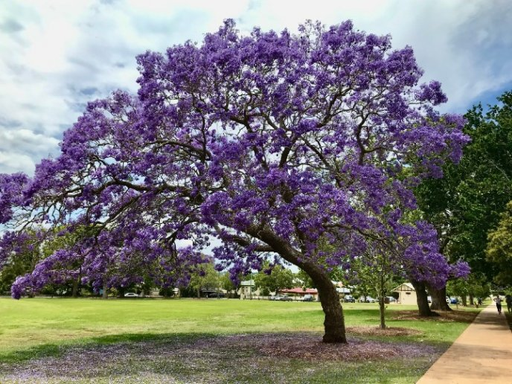
%> input picture cpp proyects/jacaranda.jpg (cropped and resized to the size of MATLAB's example picture), 512 x 384 px, given in place of peppers.png, which was not available
$ octave P9.m   (GNU Octave 9; MATLAB toolbox functions it lacks are replaced by stand-ins)
%> lines starting %> are read from the running program, lines starting %| are printed output that depends on the picture; pictures that were not available may be replaced by others from this repository, and a replacement may not be noted
### Versions/Categorizar.m
function Tipo_Categoria = Categorizar(Tipo_Categoria, Valor_Obtenido)
    if Valor_Obtenido == 0
        Tipo_Categoria = 0;

    elseif Valor_Obtenido == -1 || Valor_Obtenido == 1
        Tipo_Categoria = 1;

    elseif (Valor_Obtenido >= -3 && Valor_Obtenido <= -2) || (Valor_Obtenido >= 2 && Valor_Obtenido <= 3)
        Tipo_Categoria = 2;

    elseif (Valor_Obtenido >= -7 && Valor_Obtenido <= -4) || (Valor_Obtenido >= 4 && Valor_Obtenido <= 7)
        Tipo_Categoria = 3;

    elseif (Valor_Obtenido >= -15 && Valor_Obtenido <= -8) || (Valor_Obtenido >= 8 && Valor_Obtenido <= 15)
        Tipo_Categoria = 4;

    elseif (Valor_Obtenido >= -31 && Valor_Obtenido <= -16) || (Valor_Obtenido >= 16 && Valor_Obtenido <= 31)
        Tipo_Categoria = 5;

    elseif (Valor_Obtenido >= -63 && Valor_Obtenido <= -32) || (Valor_Obtenido >= 32 && Valor_Obtenido <= 63)
        Tipo_Categoria = 6;

    elseif (Valor_Obtenido >= -127 && Valor_Obtenido <= -64) || (Valor_Obtenido >= 64 && Valor_Obtenido <= 127)
        Tipo_Categoria = 7;

    elseif (Valor_Obtenido >= -255 && Valor_Obtenido <= -128) || (Valor_Obtenido >= 128 && Valor_Obtenido <= 255)
        Tipo_Categoria = 8;

    elseif (Valor_Obtenido >= -511 && Valor_Obtenido <= -256) || (Valor_Obtenido >= 256 && Valor_Obtenido <= 511)
        Tipo_Categoria = 9;

    elseif  (Valor_Obtenido >= -1023 && Valor_Obtenido <= -512) || (Valor_Obtenido >= 512 && Valor_Obtenido <= 1023)
        Tipo_Categoria = 10;

    elseif  (Valor_Obtenido >= -2047 && Valor_Obtenido <= -1024) || (Valor_Obtenido >= 1024 && Valor_Obtenido <= 2047)
        Tipo_Categoria = 11;

    elseif (Valor_Obtenido >= -4095 && Valor_Obtenido <= -2048) || (Valor_Obtenido >= 2048 && Valor_Obtenido <= 4095)
        Tipo_Categoria = 12;

    elseif (Valor_Obtenido >= -8191 && Valor_Obtenido <= -4096) || (Valor_Obtenido >= 4096 && Valor_Obtenido <= 8191)
        Tipo_Categoria = 13;

    elseif (Valor_Obtenido >= -16383 && Valor_Obtenido <= -8192) || (Valor_Obtenido >= 8192 && Valor_Obtenido <= 16383)
        Tipo_Categoria = 14;
    end

    % [46 lines of commented-out code are left out]
end

### Versions/P9.m
%   PARTE UNO: Funciones principales (ingresar imagen, generando variables importantes)
Imagen = imread('peppers.png');
%> Imagen is the input picture: size 384x512x3 uint8; mean R, G, B 122.9, 121, 120.2
Cuantificador = ...
[
    16 11 10 16 24  40  51  61;
    12 12 14 19 26  58  60  55;
    14 13 16 24 40  57  69  56;
    14 17 22 29 51  87  80  62;
    18 22 37 56 68  109 103 77;
    24 35 55 64 81  104 113 92;
    49 64 78 87 103 121 120 101;
    72 92 95 98 112 100 103 99
];

Tabla_Uno = table...
( ...
    [0; 1; 2; 3; 4; 5; 6; 7; 8; 9; 10; 11; 12; 13; 14], ... %15
    {'010'; '011'; '100'; '00'; '101'; '110'; '1110'; '11110'; '111110'; '1111110'; '11111110'; '111111110'; '1111111110'; '11111111110'; '111111111110'}, ...
    [3; 4; 5; 5; 7; 8; 10; 12; 14; 16; 18; 20; 22; 24; 26], ...
    'VariableNames', ...
    {'Categoria', 'Codigo base', 'Longitud'} ...
);

Categoria =...
[
    1; 2; 3; 4; 5; 6; 7; 8; 9; 10;
    1; 2; 3; 4; 5; 6; 7; 8; 9; 10;
    1; 2; 3; 4; 5; 6; 7; 8; 9; 10;
    1; 2; 3; 4; 5; 6; 7; 8; 9; 10;
    1; 2; 3; 4; 5; 6; 7; 8; 9; 10;
    1; 2; 3; 4; 5; 6; 7; 8; 9; 10;
    1; 2; 3; 4; 5; 6; 7; 8; 9; 10;
    1; 2; 3; 4; 5; 6; 7; 8; 9; 10;
    1; 2; 3; 4; 5; 6; 7; 8; 9; 10;
    1; 2; 3; 4; 5; 6; 7; 8; 9; 10;
    1; 2; 3; 4; 5; 6; 7; 8; 9; 10;
    1; 2; 3; 4; 5; 6; 7; 8; 9; 10;
    1; 2; 3; 4; 5; 6; 7; 8; 9; 10;
    % 1; 2; 3; 4; 5; 6; 7; 8; 9; 10;
    % 1; 2; 3; 4; 5; 6; 7; 8; 9; 10;
    % 0; 1; 2; 3; 4; 5; 6; 7; 8; 9; 10;
];

Tabla_Dos = table...
( ...
    [ ...
        0; 0; 0; 0; 0; 0; 0; 0; 0; 0; ...
        1; 1; 1; 1; 1; 1; 1; 1; 1; 1; ...
        2; 2; 2; 2; 2; 2; 2; 2; 2; 2; ...
        3; 3; 3; 3; 3; 3; 3; 3; 3; 3; ...
        4; 4; 4; 4; 4; 4; 4; 4; 4; 4; ...
        5; 5; 5; 5; 5; 5; 5; 5; 5; 5; ...
        6; 6; 6; 6; 6; 6; 6; 6; 6; 6; ...
        7; 7; 7; 7; 7; 7; 7; 7; 7; 7; ...
        8; 8; 8; 8; 8; 8; 8; 8; 8; 8; ...
        9; 9; 9; 9; 9; 9; 9; 9; 9; 9; ...
        10; 10; 10; 10; 10; 10; 10; 10; 10; 10; ...
        11; 11; 11; 11; 11; 11; 11; 11; 11; 11; ...
        12; 12; 12; 12; 12; 12; 12; 12; 12; 12; ...
        % 13; 13; 13; 13; 13; 13; 13; 13; 13; 13; ...
        % 14; 14; 14; 14; 14; 14; 14; 14; 14; 14; ...
        % 15; 15; 15; 15; 15; 15; 15; 15; 15; 15; 15; ...
    ], ...
    Categoria, ...
    { ...
        '00';'01';'100';'1011';'11010';'111000';'1111000';'1111110110';'1111111110000010';'1111111110000011'; ...
        '1100';'111001';'1111001';'111110110';'11111110110';'1111111110000100';'1111111110000101';'1111111110000110';'1111111110000111';'1111111110001000'; ...
        '11011';'11111000';'1111110111';'1111111110001001';'1111111110001010';'1111111110001011';'1111111110001100';'1111111110001101';'1111111110001110';'1111111110001111'; ...
        '111010';'111110111';'11111110111';'1111111110010000';'1111111110010001'; '1111111110010010';'1111111110010011';'1111111110010100';'1111111110010101';'1111111110010110'; ...
        '111011';'1111111000';'1111111110010111';'1111111110011000';'1111111110011001';'1111111110011010';'1111111110011011';'1111111110011100';'1111111110011101'; '1111111110011110';
        '1111010'; '1111111001'; '1111111110011111'; '1111111110100000'; '1111111110100001'; '1111111110100010'; '1111111110100011'; '1111111110100100'; '1111111110100101'; '1111111110100110';...
        '1111011'; '11111111000'; '1111111110100111'; '1111111110101000'; '1111111110101001'; '1111111110101010'; '1111111110101011'; '1111111110101100'; '1111111110101101'; '1111111110101110';...
        '11111001'; '11111111001'; '1111111110101111'; '1111111110110000'; '1111111110110001'; '1111111110110010'; '1111111110110011'; '1111111110110100'; '1111111110110101'; '1111111110110110';...
        '11111010'; '111111111000000'; '1111111110110111'; '1111111110111000'; '1111111110111001'; '1111111110111010'; '1111111110111011'; '1111111110111100'; '1111111110111101'; '1111111110111110'; ...
        '111111000'; '1111111110111111'; '1111111111000000'; '1111111111000001'; '1111111111000010'; '1111111111000011'; '1111111111000100'; '1111111111000101'; '1111111111000110'; '1111111111000111'; ...
        '111111001'; '1111111111001000'; '1111111111001001'; '1111111111001010'; '1111111111001011'; '1111111111001100'; '1111111111001101'; '1111111111001110'; '1111111111001111'; '1111111111010000'; ...
        '111111010'; '1111111111010001'; '1111111111010010'; '1111111111010011'; '1111111111010100'; '1111111111010101'; '1111111111010110'; '1111111111010111'; '1111111111011000'; '1111111111011001'; ...
        '1111111010'; '1111111111011010'; '1111111111011011'; '1111111111011100'; '1111111111011101'; '1111111111011110'; '1111111111011111'; '1111111111100000'; '1111111111100001'; '1111111111100010' ...
        %'11111111010'; '1111111111100011'; '1111111111100100'; '1111111111100101'; '1111111111100110'; '1111111111100111'; '1111111111101000'; '1111111111101001'; '1111111111101010'; '1111111111101011'; ...
        %'111111110110'; '1111111111101100'; '1111111111101101'; '1111111111101110'; '1111111111101111'; '1111111111110000'; '1111111111110001'; '1111111111110010'; '1111111111110011'; '1111111111110100'; ...
        %'111111110111'; '1111111111110101'; '1111111111110110'; '1111111111110111'; '1111111111111000'; '1111111111111001'; '1111111111111010'; '1111111111111011'; '1111111111111100'; '1111111111111101'; '1111111111111110' ...
    }, ...
    [ ...
        3; 4; 6; 8; 10; 12; 14; 18; 25; 26; ...
        5; 8; 10; 13; 16; 22; 23; 24; 25; 26; ...
        6; 10; 13; 20; 21; 22; 23; 24; 25; 26; ...
        7; 11; 14; 20; 21; 22; 23; 24; 25; 26; ...
        7; 12; 19; 20; 21; 22; 23; 24; 25; 26; ...
        8; 12; 19; 20; 21; 22; 23; 24; 25; 26; ...
        8; 13; 19; 20; 21; 22; 23; 24; 25; 26; ...
        9; 13; 19; 20; 21; 22; 23; 24; 25; 26; ...
        9; 17; 19; 20; 21; 22; 23; 24; 25; 26; ...
        10; 18; 19; 20; 21; 22; 23; 24; 25; 26; ...
        10; 18; 19; 20; 21; 22; 23; 24; 25; 26; ...
        10; 18; 19; 20; 21; 22; 23; 24; 25; 26; ...
        11; 18; 19; 20; 21; 22; 23; 24; 25; 26; ...
    ],...
    'VariableNames', ...
    {'Run', 'Categoria','Codigo base','Longitud'} ...
);


    % 8; 12; 19; 20; 21; 22; 23; 24; 25; 26; ...
    % 8; 13; 19; 20; 21; 22; 23; 24; 25; 26; ...
    % 9; 13; 19; 20; 21; 22; 23; 24; 25; 26], ...

Imagen_Gris = rgb2gray(Imagen);
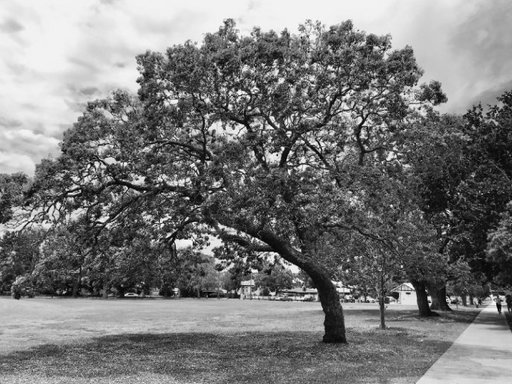
%> Imagen_Gris: size 384x512 uint8; min 0, max 255, mean 121.5
[Filas, Columnas] = size(Imagen_Gris);
%> Filas = 384; Columnas = 512

Imagen_Gris = Imagen_Gris - 128;
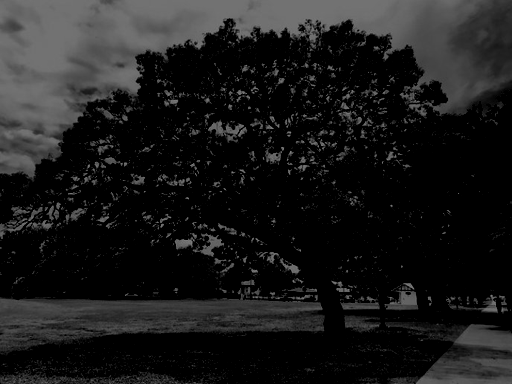
%> Imagen_Gris: size 384x512 uint8; min 0, max 127, mean 26.9


%   PARTE DOS: Aplicando DCT a la imagen
Imagen_DCT = dct2(Imagen_Gris);

figure()
imshow(Imagen_DCT);
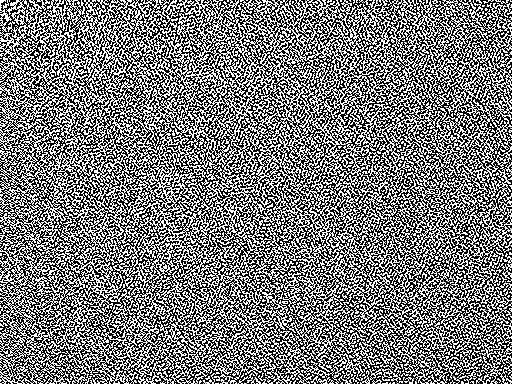
%> displayed picture: size 384x512, on the screen's scale of 0 to 255; min 0, max 255, mean 121.4

%   PARTE TRES: Aplicación de la cuantificación
for i = 1: floor(Filas / 8)
    for j = 1: floor(Columnas / 8)
        Bloque_Imagen = Imagen_DCT( 8*(i - 1) + 1: 8*i, 8*(j - 1) + 1: 8*j);
        Imagen_DCT( 8*(i - 1) + 1: 8*i, 8*(j - 1) + 1: 8*j) = round(Bloque_Imagen ./ Cuantificador);
    end
end


%   PARTE CUATRO: Aplicamos la diagonalización
prompt =...
{
    'Valor de i: ', ...
    'Valor de j: '
};
dlgtitle = 'Practica 3';

dims = [1 35];
valores = inputdlg(prompt,dlgtitle,dims);
%> the answer given: 3
%> the answer given: 3

i = 0;
j = 0;
i = uint8((valores{1})) - 48;
j = uint8((valores{2})) - 48;

Diagonalizacion = zeros(1, 64);
Bloque_Imagen = Imagen_DCT(8*(i - 1) + 1: 8*i, 8*(j - 1) + 1: 8*j);
%> Bloque_Imagen = [-9 3 11 -3 10 2 4 2; -20 1 2 -6 -2 3 3 2; -14 3 -7 -7 1 -2 0 0; 12 9 -5 -4 -1 1 -3 1; 5 6 2 0 0 1 -1 1; 6 0 -2 -1 0 1 0 2; 4 1 -2 -2 0 1 1 0; 0 2 0 -2 0 0 1 1]
Diagonalizacion(1) = Bloque_Imagen(1,1);

k = 2;
m = 1;
n = 1;
u = 1;
for u = 1: 7
    if u <= 4
        n = n + 1;
        Diagonalizacion(k) = Bloque_Imagen(m, n);
        k = k + 1;

        for x = 1: (u - 1)*2 + 1
            m = m + 1;
            n = n - 1;
            Diagonalizacion(k) = Bloque_Imagen(m, n);
            k = k + 1;
        end

        if u ~= 4
            m = m + 1;
        else
            n = n + 1;
        end

        Diagonalizacion(k) = Bloque_Imagen(m, n);
        k = k + 1;

        if u == 4
             for y = 1: (u - 2)*2 + 2

                m = m - 1;
                n = n + 1;
                Diagonalizacion(k) = Bloque_Imagen(m, n);
                k = k + 1;
            end
        else
            for y = 1: (u - 1)*2 + 2

                m = m - 1;
                n = n + 1;

                Diagonalizacion(k) = Bloque_Imagen(m, n);
                k = k + 1;
            end
        end
    elseif u > 4
        m = m + 1;
        Diagonalizacion(k) = Bloque_Imagen(m, n);
        k = k + 1;

        for x = 1: 5 - 2*(u - 5)
            m = m + 1;
            n = n - 1;
            Diagonalizacion(k) = Bloque_Imagen(m, n);
            k = k + 1;
        end

        n = n + 1;
        Diagonalizacion(k) = Bloque_Imagen(m, n);
        k = k + 1;

        for y = 1: 4 - 2*(u - 5)
            m = m - 1;
            n = n + 1;
            Diagonalizacion(k) = Bloque_Imagen(m, n);
            k = k + 1;
        end
    end
end
%> this loop made 7 passes
%> after the loop, Diagonalizacion = 64 values, max 12 at index 10, min -20 at index 3, mean 0.188; m = 8

Valores_Diagonalizacion = Diagonalizacion;
%> Valores_Diagonalizacion has the same summary as Diagonalizacion

%   PARTE CINCO: Resta de DC
DC_Anterior = 0;

if i == 1
    if j > 1
        DC_Anterior = Imagen_DCT( 8*(i - 1) + 1, 8*(j - 2) + 1);
    end

else
    if j == 1
        DC_Anterior = Imagen_DCT( 8*(i - 2) + 1, 8*(NumeroColumnas - 1) + 1 );
    else
        DC_Anterior = Imagen_DCT( 8*(i - 1) + 1, 8*(j - 2) + 1);
%> DC_Anterior = -20
    end
end

NumeroRestado = Valores_Diagonalizacion(1, 1) - DC_Anterior;
%> NumeroRestado = 11
Tipo_Categoria = 0;
Tipo_Categoria = Categorizar(Tipo_Categoria, NumeroRestado);
%> Tipo_Categoria = 4

%   PARTE SEIS: Valor de DC
Iterador = 1;

for Tamanio = 1: 15
    TablaDC = Tabla_Uno{Tamanio, "Categoria"};

    if TablaDC == Tipo_Categoria
        break;
    else
        Iterador = Iterador + 1;
    end
end
%> after the loop, Iterador = 5

Longitud = Tabla_Uno{Iterador, "Longitud"};
%> Longitud = 7
Codigo_Base = Tabla_Uno{Iterador, "Codigo base"};
%> Codigo_Base = {'101'}
Binario_Diagonal = cell(1, 0);
Binario_Diagonal = cellfun(@(x) x, Binario_Diagonal, 'UniformOutput', false);

if NumeroRestado < 0
    % [11 lines of commented-out code are left out]


    Tam = size(dec2bin(abs(NumeroRestado)), 2);
    Numero_Binario = dec2bin(NumeroRestado);

    for i = 1: size(Numero_Binario, 2) - Tam - 1
        Numero_Binario(1) = [];
    end

    Numero_Binario = bin2dec(Numero_Binario) + 1;
    Numero_Binario = dec2bin(Numero_Binario);
    Complemento = Numero_Binario;

    Valor_DC = strcat(Codigo_Base, string((Complemento)));
    Binario_Diagonal{end + 1} = Valor_DC;

else
    Numero_Binario = dec2bin(NumeroRestado);
%> Numero_Binario = '1011'

    Valor_DC = strcat(Codigo_Base, string(Numero_Binario));
%> Valor_DC = {'1011011'}
    Binario_Diagonal{end + 1} = Valor_DC;
end


%   PARTE SIETE: Valores de AC
Run = 0;

for i = 2: 63
    Valor = Diagonalizacion(1, i);

    if Valor == 0
        Binario_Diagonal{end + 1} = '1010';
        Run = Run + 1;
    else
        Tipo_Categoria_AC = 0;
        Tipo_Categoria_AC = Categorizar(Tipo_Categoria_AC, Valor);
        Iterador = 1;

        for Tamanio = 1: 50
            TablaAC = Tabla_Dos{Tamanio, "Categoria"};

            if TablaAC == Tipo_Categoria_AC
                break;
            else
                Iterador = Iterador + 1;
            end
        end

        Codigo_Base_AC = Tabla_Dos{Iterador, "Codigo base"};
        Longitud_AC = Tabla_Dos{Iterador, "Longitud"};

        if NumeroRestado < 0
            % [7 lines of commented-out code are left out]

            Tam = size(dec2bin(abs(NumeroRestado)), 2);
            Numero_Binario = dec2bin(NumeroRestado);

            for i = 1: size(Numero_Binario, 2) - Tam - 1
                Numero_Binario(1) = [];
            end

            Numero_Binario = bin2dec(Numero_Binario) + 1;
            Numero_Binario = dec2bin(Numero_Binario);
            Complemento = Numero_Binario;

            Valor_DC = strcat(Codigo_Base, string((Complemento)));
            Binario_Diagonal{end + 1} = Valor_DC;

        else
            Numero_Binario = dec2bin(Valor);

            Valor_DC = strcat(Codigo_Base, string(Numero_Binario));
            Binario_Diagonal{end + 1} = Valor_DC;
        end
    end
end
%> this loop made 62 passes
%> (Valor, Tipo_Categoria_AC, Codigo_Base_AC, Longitud_AC, Numero_Binario, Valor_DC) on passes 1 to 12: (3, 2, {'01'}, 4, '11', {'10111'}), (-20, 5, {'11010'}, 10, '11101100', {'10111101100'}), (-14, 4, {'1011'}, 8, '11110010', {'10111110010'}), (1, 1, {'00'}, 3, '1', {'1011'}), (11, 4, {'1011'}, 8, '1011', {'1011011'}), (-3, 2, {'01'}, 4, '11111101', {'10111111101'}), (2, 2, {'01'}, 4, '10', {'10110'}), (3, 2, {'01'}, 4, '11', {'10111'}), (12, 4, {'1011'}, 8, '1100', {'1011100'}), (5, 3, {'100'}, 6, '101', {'101101'}), (9, 4, {'1011'}, 8, '1001', {'1011001'}), (-7, 3, {'100'}, 6, '11111001', {'10111111001'})
%> Valor on passes 22, 32, 35, 39, 41, 43: 0, 0, 0, 0, 0, 0
%> after the loop, Binario_Diagonal = 63 items; Codigo_Base_AC = {'00'}; Iterador = 1; Longitud_AC = 3; Numero_Binario = '1'; Run = 13; TablaAC = 1; Tipo_Categoria_AC = 1; Valor_DC = {'1011'}

figure()
imshow(Imagen);

figure()
imshow(Imagen_Gris);

figure()
imshow(Imagen_DCT);
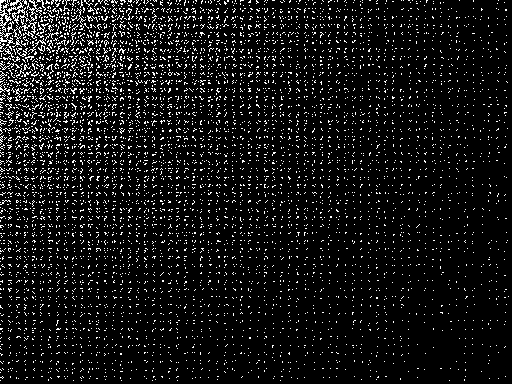
%> displayed picture: size 384x512, on the screen's scale of 0 to 255; 7.5% white in thin lines or dots

figure()
imshow(idct2(Imagen_DCT));
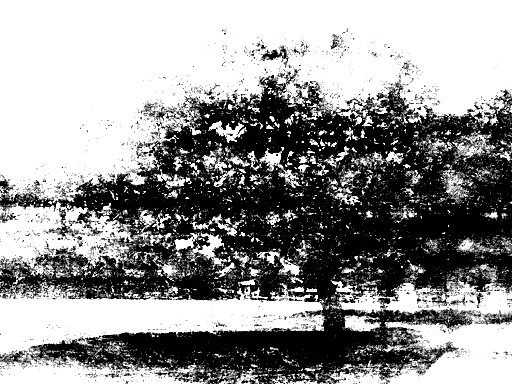
%> displayed picture: size 384x512, on the screen's scale of 0 to 255; min 0, max 255, mean 148.3
